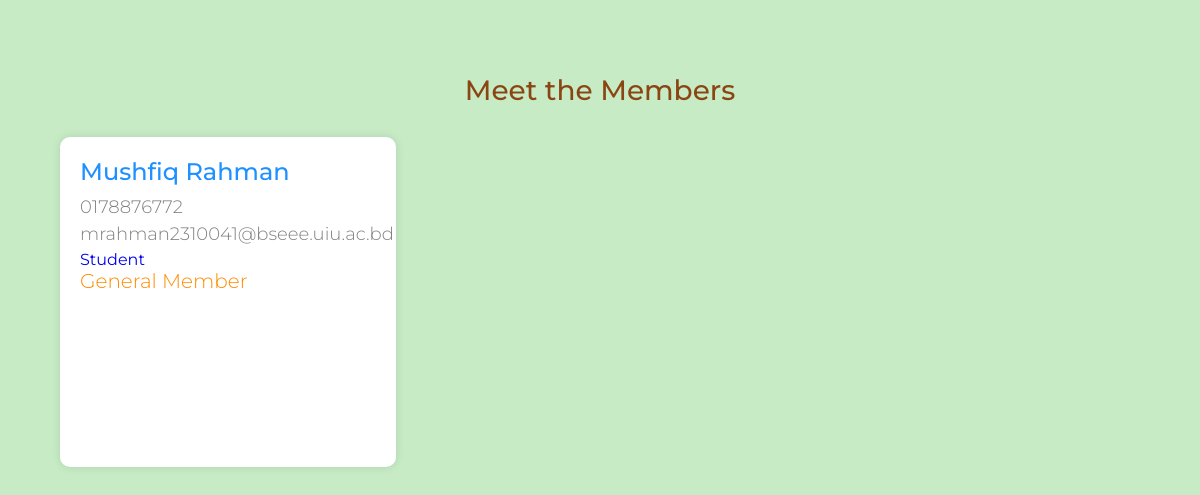
/club_page.php?id=6, run on an earlier commit of the app's database.
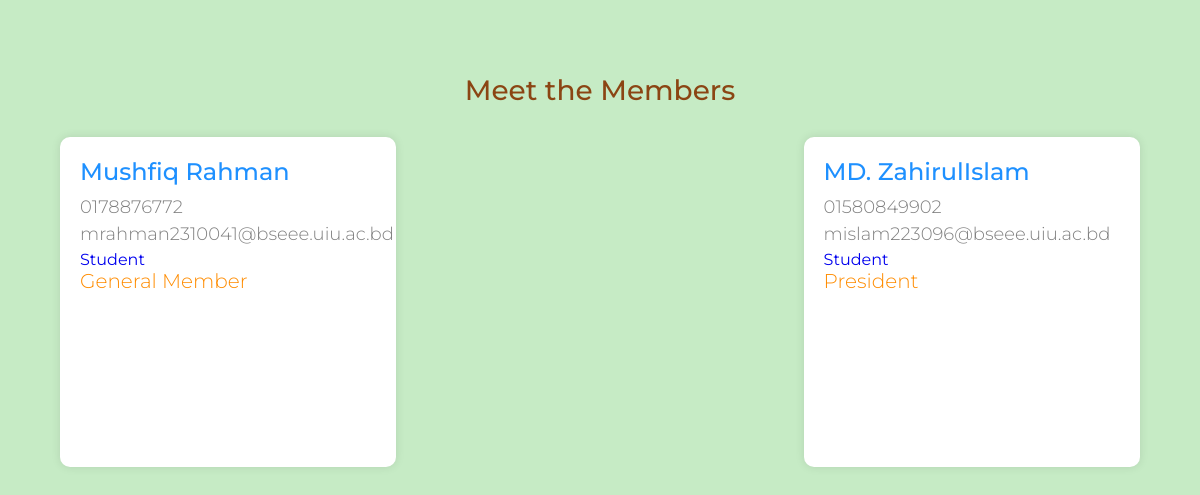
And on a later commit of the database.
### tables this page shows
CREATE TABLE `person` (
  `id` varchar(20) NOT NULL,
  `name` varchar(100) DEFAULT NULL,
  `email` varchar(100) DEFAULT NULL,
  `address` varchar(100) DEFAULT NULL,
  `phone` varchar(20) DEFAULT NULL,
  `current_work` varchar(50) DEFAULT NULL,
  `dob` date DEFAULT NULL,
  `city` int(11) DEFAULT NULL,
  `country` int(11) DEFAULT NULL,
  `batch` int(11) DEFAULT NULL,
  `passwd` varchar(50) DEFAULT NULL
);

CREATE TABLE `club_position` (
  `id` int(11) NOT NULL,
  `name` varchar(50) DEFAULT NULL
);

### club_page.php (the view, shortened to what this page needs)
<?php
    if ($_SERVER["REQUEST_METHOD"] == "GET") {
        $club_id = $_GET["id"];
        $connect = mysqli_connect(HOST, USER, PASS, DB) or die("Can not connect");
        $results = mysqli_query($connect, "SELECT person_id FROM members_info WHERE members_info.club = $club_id")
            or die("Can not execute query");
        $friends = [];
        while ($rows = mysqli_fetch_array($results)) {
            extract($rows);
            $friends[] = $person_id;
        }
    } else {
        echo "Error in Database";
    }
?>
<!DOCTYPE html>
<html lang="en">
<head>
</head>
<body>
<div id="container">
    <h2>Meet the Members</h2>
    <?php
    foreach ($friends as $friend_id) {
        $friend_query = mysqli_query($connect, "SELECT name, phone, email, current_work FROM person WHERE id = '$friend_id'");
        $friend_data = mysqli_fetch_assoc($friend_query);
        if ($club_id != 4 && $club_id != 5) {
            $club_position_query = mysqli_query($connect, "SELECT club_position.name FROM club_position WHERE club_position.id = (SELECT members_info.club_position FROM members_info WHERE members_info.person_id = '$friend_id')");
            $club_position_data = mysqli_fetch_assoc($club_position_query);
        }
    ?>
    <a href="user.php?id=<?php echo $friend_id; ?>" class="user">
        <p class="name"><?php echo $friend_data['name']; ?></p>
        <p class="email"><?php echo $friend_data['phone']; ?></p>
        <p class="email"><?php echo $friend_data['email']; ?></p>
        <p class="address"><?php echo $friend_data['current_work']; ?></p>
        <p class="location"><?php echo $club_position_data['name']; ?></p>
    </a>
    <?php
    }
    ?>
</div>
</body>
</html>

What changed in the data, as far as the page shows it:
added person: name "MD. ZahirulIslam", phone "01580849902", email "mislam223096@bseee.uiu.ac.bd", current_work "Student", club_position.name "President"
